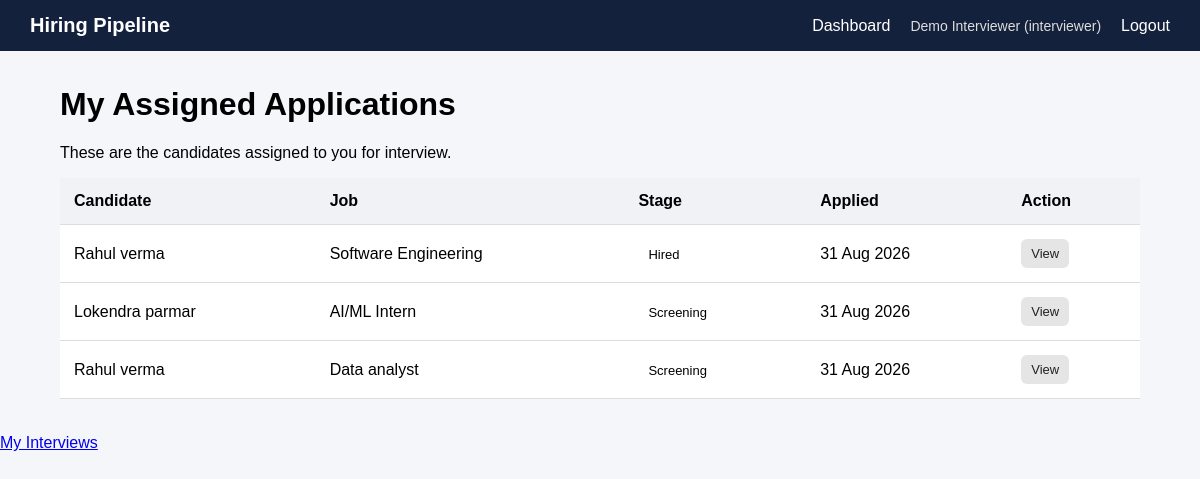
/interviews/my-applications (signed in), run on an earlier commit of the app's database.
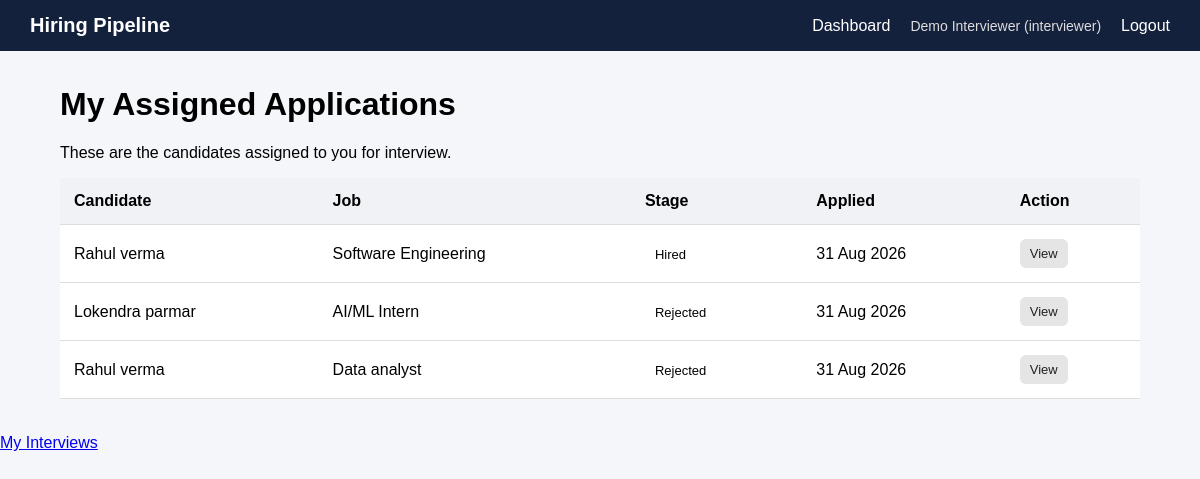
And on a later commit of the database.
### models/application.py (models this page shows)
class Application(db.Model):
    __tablename__ = "applications"
    id = db.Column(
        db.Integer,
        primary_key=True
    )
    job_opening_id = db.Column(
        db.Integer,
        db.ForeignKey("job_openings.id"),
        nullable=False,
        index=True
    )
    candidate_name = db.Column(
        db.String(150),
        nullable=False
    )
    candidate_email = db.Column(
        db.String(150),
        nullable=False,
        index=True
    )
    source = db.Column(
        db.String(100),
        nullable=True
    )
    notes = db.Column(
        db.Text,
        nullable=True
    )
    stage = db.Column(
        db.String(30),
        nullable=False,
        default="Applied",
        index=True
    )
    applied_at = db.Column(
        db.DateTime,
        server_default=db.func.now()
    )
    stage_changed_at = db.Column(
        db.DateTime,
        server_default=db.func.now()
    )
    updated_at = db.Column(
        db.DateTime,
        server_default=db.func.now(),
        onupdate=db.func.now()
    )
    job = db.relationship(
        "JobOpening",
        back_populates="applications"
    )
    events = db.relationship(
        "ApplicationEvent",
        back_populates="application",
        lazy=True,
        order_by="ApplicationEvent.created_at"
    )

### models/job.py (models this page shows)
class JobOpening(db.Model):
    __tablename__ = "job_openings"
    id = db.Column(db.Integer, primary_key=True)
    title = db.Column(
        db.String(150),
        nullable=False
    )
    department = db.Column(
        db.String(100),
        nullable=False
    )
    description = db.Column(
        db.Text,
        nullable=True
    )
    status = db.Column(
        db.String(20),
        nullable=False,
        default="open",
        index=True
    )
    created_at = db.Column(
        db.DateTime,
        server_default=db.func.now()
    )
    updated_at = db.Column(
        db.DateTime,
        server_default=db.func.now(),
        onupdate=db.func.now()
    )
    applications = db.relationship(
        "Application",
        back_populates="job",
        lazy=True
    )
    description = db.Column(
        db.Text,
        nullable=True
    )
    status = db.Column(
        db.String(20),
        nullable=False,
        default="open"
    )
    created_at = db.Column(
        db.DateTime,
        server_default=db.func.now()
    )
    updated_at = db.Column(
        db.DateTime,
        server_default=db.func.now(),
        onupdate=db.func.now()
    )
    applications = db.relationship(
        "Application",
        back_populates="job",
        lazy=True
    )

### routes/interviews.py (the view)
@interviews_bp.route("/my-applications")
@role_required("interviewer")
def my_applications():
    applications = (
        Application.query
        .join(
            ApplicationInterviewer,
            Application.id ==
            ApplicationInterviewer.application_id
        )
        .filter(
            ApplicationInterviewer.interviewer_id ==
            current_user.id
        )
        .order_by(
            Application.applied_at.desc()
        )
        .all()
    )
    return render_template(
        "interviews/my_applications.html",
        applications=applications
    )

### templates/interviews/my_applications.html (shortened to what this page needs)
{% extends "base.html" %}
{% block content %}
<h1>My Assigned Applications</h1>
<p>
    These are the candidates assigned to you for interview.
</p>
{% if applications %}
<table>
    <thead>
        <tr>
            <th>Candidate</th>
            <th>Job</th>
            <th>Stage</th>
            <th>Applied</th>
            <th>Action</th>
        </tr>
    </thead>
    <tbody>
        {% for application in applications %}
        <tr>
            <td>
                {{ application.candidate_name }}
            </td>
            <td>
                {{ application.job.title }}
            </td>
            <td>
                <span class="status">
                    {{ application.stage }}
                </span>
            </td>
            <td>
                {% if application.applied_at %}
                    {{ application.applied_at.strftime(
                        "%d %b %Y"
                    ) }}
                {% endif %}
            </td>
            <td>
                <a
                    href="{{ url_for(
                        'applications.application_detail',
                        application_id=application.id
                    ) }}"
                    class="small-btn"
                >
                    View
                </a>
            </td>
        </tr>
        {% endfor %}
    </tbody>
</table>
{% endif %}
{% endblock %}

What changed in the data, as far as the page shows it:
changed Application "Lokendra parmar": stage "Screening" → "Rejected"
changed Application "Data analyst": stage "Screening" → "Rejected"
